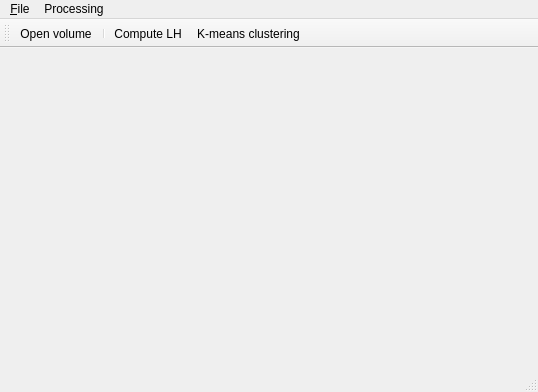
<?xml version="1.0" encoding="UTF-8"?>
<ui version="4.0">
 <class>MainWindow</class>
 <widget class="QMainWindow" name="MainWindow">
  <property name="geometry">
   <rect>
    <x>0</x>
    <y>0</y>
    <width>538</width>
    <height>392</height>
   </rect>
  </property>
  <property name="windowTitle">
   <string>MainWindow</string>
  </property>
  <property name="iconSize">
   <size>
    <width>32</width>
    <height>32</height>
   </size>
  </property>
  <property name="toolButtonStyle">
   <enum>Qt::ToolButtonIconOnly</enum>
  </property>
  <property name="documentMode">
   <bool>false</bool>
  </property>
  <widget class="QWidget" name="centralWidget">
   <layout class="QGridLayout" name="gridLayout">
    <item row="0" column="0">
     <widget class="QVTKWidget" name="qvtkWidget" native="true"/>
    </item>
   </layout>
  </widget>
  <widget class="QMenuBar" name="menuBar">
   <property name="geometry">
    <rect>
     <x>0</x>
     <y>0</y>
     <width>538</width>
     <height>22</height>
    </rect>
   </property>
   <property name="defaultUp">
    <bool>false</bool>
   </property>
   <widget class="QMenu" name="menu_File">
    <property name="title">
     <string>&amp;File</string>
    </property>
    <addaction name="action_Open"/>
    <addaction name="separator"/>
    <addaction name="action_Quit"/>
   </widget>
   <widget class="QMenu" name="menuProcessing">
    <property name="title">
     <string>Processing</string>
    </property>
    <addaction name="actionCompute_LH"/>
    <addaction name="actionSave_LH"/>
    <addaction name="actionK_means"/>
   </widget>
   <addaction name="menu_File"/>
   <addaction name="menuProcessing"/>
  </widget>
  <widget class="QToolBar" name="mainToolBar">
   <property name="iconSize">
    <size>
     <width>24</width>
     <height>24</height>
    </size>
   </property>
   <attribute name="toolBarArea">
    <enum>TopToolBarArea</enum>
   </attribute>
   <attribute name="toolBarBreak">
    <bool>false</bool>
   </attribute>
   <addaction name="action_Open"/>
   <addaction name="separator"/>
   <addaction name="actionCompute_LH"/>
   <addaction name="actionK_means"/>
  </widget>
  <widget class="QStatusBar" name="statusBar"/>
  <action name="action_Open">
   <property name="icon">
    <iconset resource="../../res/icons.qrc">
     <normaloff>:/Application/icons/open_volume.png</normaloff>:/Application/icons/open_volume.png</iconset>
   </property>
   <property name="text">
    <string>&amp;Open volume</string>
   </property>
   <property name="toolTip">
    <string>Open volume data</string>
   </property>
   <property name="shortcut">
    <string>Ctrl+O</string>
   </property>
  </action>
  <action name="action_Quit">
   <property name="text">
    <string>&amp;Quit</string>
   </property>
   <property name="shortcut">
    <string>Ctrl+Q</string>
   </property>
  </action>
  <action name="actionCompute_LH">
   <property name="icon">
    <iconset resource="../../res/icons.qrc">
     <normaloff>:/Application/icons/LH.png</normaloff>:/Application/icons/LH.png</iconset>
   </property>
   <property name="text">
    <string>Compute LH</string>
   </property>
   <property name="toolTip">
    <string>Compute LH histogram</string>
   </property>
  </action>
  <action name="actionSave_LH">
   <property name="icon">
    <iconset resource="../../res/icons.qrc">
     <normaloff>:/Application/icons/save.png</normaloff>:/Application/icons/save.png</iconset>
   </property>
   <property name="text">
    <string>Save LH</string>
   </property>
   <property name="toolTip">
    <string>Save LH data</string>
   </property>
  </action>
  <action name="actionK_means">
   <property name="icon">
    <iconset resource="../../res/icons.qrc">
     <normaloff>:/Application/icons/kmeans.png</normaloff>:/Application/icons/kmeans.png</iconset>
   </property>
   <property name="text">
    <string>K-means clustering</string>
   </property>
   <property name="toolTip">
    <string>Perform K-means clustering</string>
   </property>
  </action>
 </widget>
 <layoutdefault spacing="6" margin="11"/>
 <customwidgets>
  <customwidget>
   <class>QVTKWidget</class>
   <extends>QWidget</extends>
   <header>QVTKWidget.h</header>
  </customwidget>
 </customwidgets>
 <resources>
  <include location="../../res/icons.qrc"/>
 </resources>
 <connections/>
</ui>
